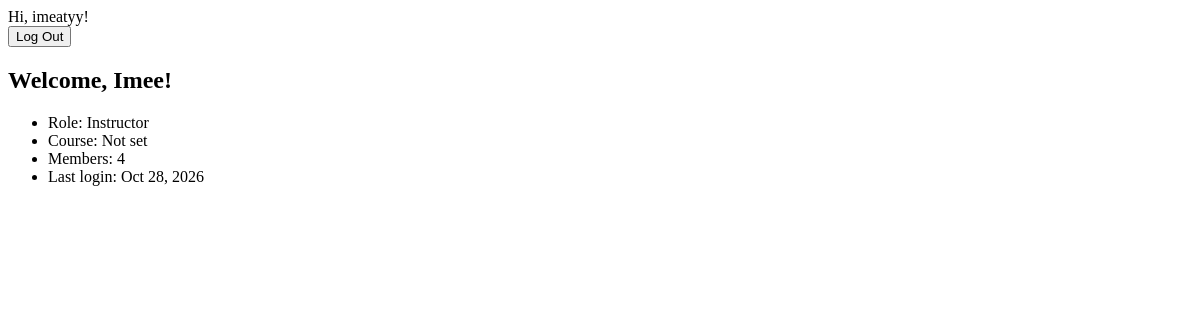
Before: / (signed in) with the older database file.
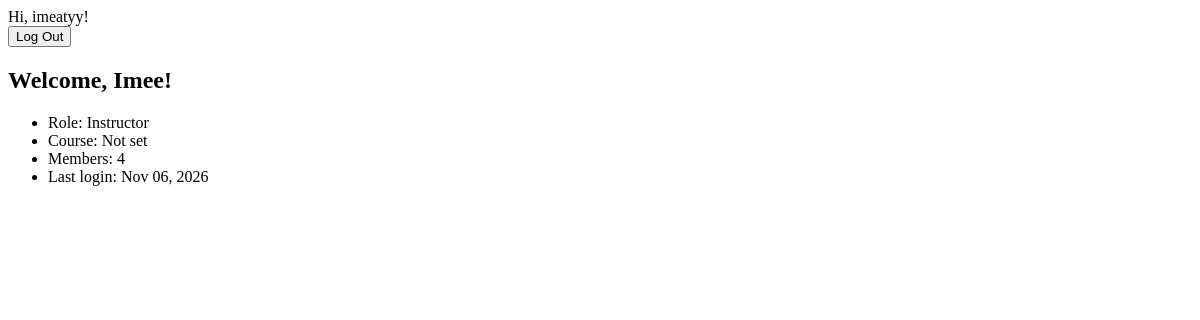
After: the same page with the newer database file.
### accounts/models.py (models this page shows)
class CustomUser(AbstractUser):
    class Role(models.TextChoices):
        STUDENT = 'STUDENT', 'Student'
        INSTRUCTOR = 'INSTRUCTOR', 'Instructor'
        ADMIN = 'ADMIN', 'Administrator'
    role = models.CharField(max_length=10, choices=Role.choices, default=Role.STUDENT)
    course = models.CharField(max_length=100, blank=True, null=True)

### dashboard/views.py (the view)
# urls.py: path("", DashboardView.as_view(), name="dashboard"),
class DashboardView(LoginRequiredMixin, TemplateView):
    template_name = 'dashboard/home.html'
    def get_context_data(self, **kwargs):
        context = super().get_context_data(**kwargs)
        context["member_count"] = CustomUser.objects.count()
        context["is_admin"] =(
            self.request.user.role == CustomUser.Role.ADMIN
        )
        return context

### templates/dashboard/home.html (shortened to what this page needs)
{% extends "base.html" %}
{% block content %}
<h2>Welcome, {{ user.first_name|default:user.username }}!</h2>
<ul>
  <li>Role: {{ user.get_role_display }}</li>
  <li>Course: {{ user.course|default:"Not set" }}</li>
  <li>Members: {{ member_count }}</li>
  <li>Last login: {{ user.last_login|date:"M d, Y" }}</li>
</ul>
{% endblock %}

### templates/base.html (shortened to what this page needs)
<!DOCTYPE html>
<html>
<head><title>{% block title %}CampusConnect{% endblock %}</title></head>
<body>
<nav>
{% if user.is_authenticated %}
Hi, {{ user.username }}!
<form method="post" action="{% url 'logout' %}">
<button type="submit">Log Out</button>
</form>
{% else %}
<a href="{% url 'login' %}">Log In</a>
<a href="{% url 'signup' %}">Sign Up</a>
{% endif %}
</nav>
<main>{% block content %}{% endblock %}</main>
</body>
</html>

Changed rows visible on the page:
changed CustomUser "Imee": last_login "Oct 28, 2026" → "Nov 06, 2026"
